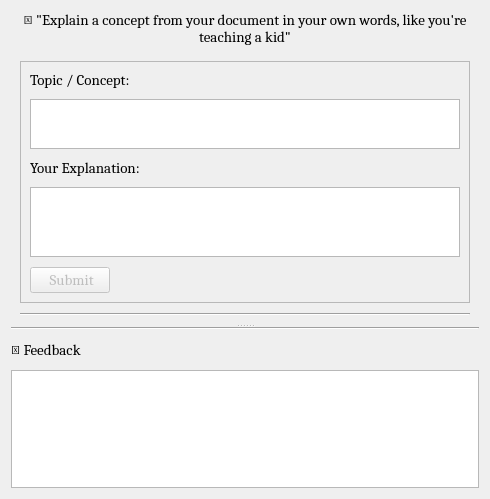
<?xml version="1.0" encoding="UTF-8"?>
<ui version="4.0">
 <class>TeachWidget</class>
 <widget class="QWidget" name="TeachWidget">
  <property name="geometry">
   <rect>
    <x>0</x>
    <y>0</y>
    <width>490</width>
    <height>499</height>
   </rect>
  </property>
  <property name="windowTitle">
   <string>Teach Window</string>
  </property>
  <layout class="QVBoxLayout" name="verticalLayout_4">
   <item>
    <widget class="QLabel" name="label">
     <property name="font">
      <font>
       <family>Cambria</family>
       <pointsize>11</pointsize>
      </font>
     </property>
     <property name="text">
      <string>🧠 &quot;Explain a concept from your document in your own words, like you're teaching a kid&quot;</string>
     </property>
     <property name="alignment">
      <set>Qt::AlignmentFlag::AlignCenter</set>
     </property>
     <property name="wordWrap">
      <bool>true</bool>
     </property>
    </widget>
   </item>
   <item>
    <widget class="QSplitter" name="splitter">
     <property name="orientation">
      <enum>Qt::Orientation::Vertical</enum>
     </property>
     <property name="opaqueResize">
      <bool>true</bool>
     </property>
     <property name="handleWidth">
      <number>2</number>
     </property>
     <widget class="QWidget" name="widget_2" native="true">
      <layout class="QVBoxLayout" name="verticalLayout_3">
       <property name="spacing">
        <number>10</number>
       </property>
       <property name="leftMargin">
        <number>9</number>
       </property>
       <property name="topMargin">
        <number>9</number>
       </property>
       <property name="rightMargin">
        <number>9</number>
       </property>
       <property name="bottomMargin">
        <number>9</number>
       </property>
       <item>
        <widget class="QFrame" name="frame">
         <property name="frameShape">
          <enum>QFrame::Shape::StyledPanel</enum>
         </property>
         <property name="frameShadow">
          <enum>QFrame::Shadow::Raised</enum>
         </property>
         <layout class="QVBoxLayout" name="verticalLayout">
          <property name="spacing">
           <number>10</number>
          </property>
          <item>
           <layout class="QHBoxLayout" name="horizontalLayout">
            <item>
             <widget class="QLabel" name="label_2">
              <property name="font">
               <font>
                <family>Cambria</family>
                <pointsize>11</pointsize>
               </font>
              </property>
              <property name="text">
               <string>Topic / Concept:</string>
              </property>
             </widget>
            </item>
            <item>
             <spacer name="horizontalSpacer">
              <property name="orientation">
               <enum>Qt::Orientation::Horizontal</enum>
              </property>
              <property name="sizeHint" stdset="0">
               <size>
                <width>304</width>
                <height>17</height>
               </size>
              </property>
             </spacer>
            </item>
           </layout>
          </item>
          <item>
           <widget class="QPlainTextEdit" name="topic_input">
            <property name="maximumSize">
             <size>
              <width>16777215</width>
              <height>50</height>
             </size>
            </property>
            <property name="font">
             <font>
              <family>Cambria</family>
              <pointsize>11</pointsize>
             </font>
            </property>
            <property name="plainText">
             <string/>
            </property>
           </widget>
          </item>
          <item>
           <layout class="QHBoxLayout" name="horizontalLayout_2">
            <item>
             <widget class="QLabel" name="label_3">
              <property name="font">
               <font>
                <family>Cambria</family>
                <pointsize>11</pointsize>
               </font>
              </property>
              <property name="text">
               <string>Your Explanation:</string>
              </property>
             </widget>
            </item>
            <item>
             <spacer name="horizontalSpacer_2">
              <property name="orientation">
               <enum>Qt::Orientation::Horizontal</enum>
              </property>
              <property name="sizeHint" stdset="0">
               <size>
                <width>304</width>
                <height>17</height>
               </size>
              </property>
             </spacer>
            </item>
           </layout>
          </item>
          <item>
           <widget class="QPlainTextEdit" name="explanation_input">
            <property name="maximumSize">
             <size>
              <width>16777215</width>
              <height>500</height>
             </size>
            </property>
           </widget>
          </item>
          <item>
           <layout class="QHBoxLayout" name="horizontalLayout_3">
            <item>
             <widget class="QPushButton" name="submit_btn">
              <property name="enabled">
               <bool>false</bool>
              </property>
              <property name="font">
               <font>
                <family>Cambria</family>
                <pointsize>11</pointsize>
               </font>
              </property>
              <property name="text">
               <string> Submit</string>
              </property>
              <property name="icon">
               <iconset>
                <normaloff>../icons/send_btn.png</normaloff>../icons/send_btn.png</iconset>
              </property>
             </widget>
            </item>
            <item>
             <spacer name="horizontalSpacer_3">
              <property name="orientation">
               <enum>Qt::Orientation::Horizontal</enum>
              </property>
              <property name="sizeHint" stdset="0">
               <size>
                <width>253</width>
                <height>20</height>
               </size>
              </property>
             </spacer>
            </item>
           </layout>
          </item>
         </layout>
        </widget>
       </item>
       <item>
        <widget class="Line" name="line">
         <property name="orientation">
          <enum>Qt::Orientation::Horizontal</enum>
         </property>
        </widget>
       </item>
      </layout>
     </widget>
     <widget class="QWidget" name="widget" native="true">
      <layout class="QVBoxLayout" name="verticalLayout_2">
       <property name="spacing">
        <number>10</number>
       </property>
       <item>
        <widget class="Line" name="line_2">
         <property name="orientation">
          <enum>Qt::Orientation::Horizontal</enum>
         </property>
        </widget>
       </item>
       <item>
        <layout class="QHBoxLayout" name="horizontalLayout_5" stretch="0,0">
         <item>
          <widget class="QLabel" name="label_4">
           <property name="font">
            <font>
             <family>Cambria</family>
             <pointsize>11</pointsize>
            </font>
           </property>
           <property name="text">
            <string>💬 Feedback</string>
           </property>
          </widget>
         </item>
         <item>
          <spacer name="horizontalSpacer_4">
           <property name="orientation">
            <enum>Qt::Orientation::Horizontal</enum>
           </property>
           <property name="sizeHint" stdset="0">
            <size>
             <width>40</width>
             <height>20</height>
            </size>
           </property>
          </spacer>
         </item>
        </layout>
       </item>
       <item>
        <widget class="QTextEdit" name="textEdit"/>
       </item>
      </layout>
     </widget>
    </widget>
   </item>
  </layout>
 </widget>
 <resources/>
 <connections/>
</ui>
